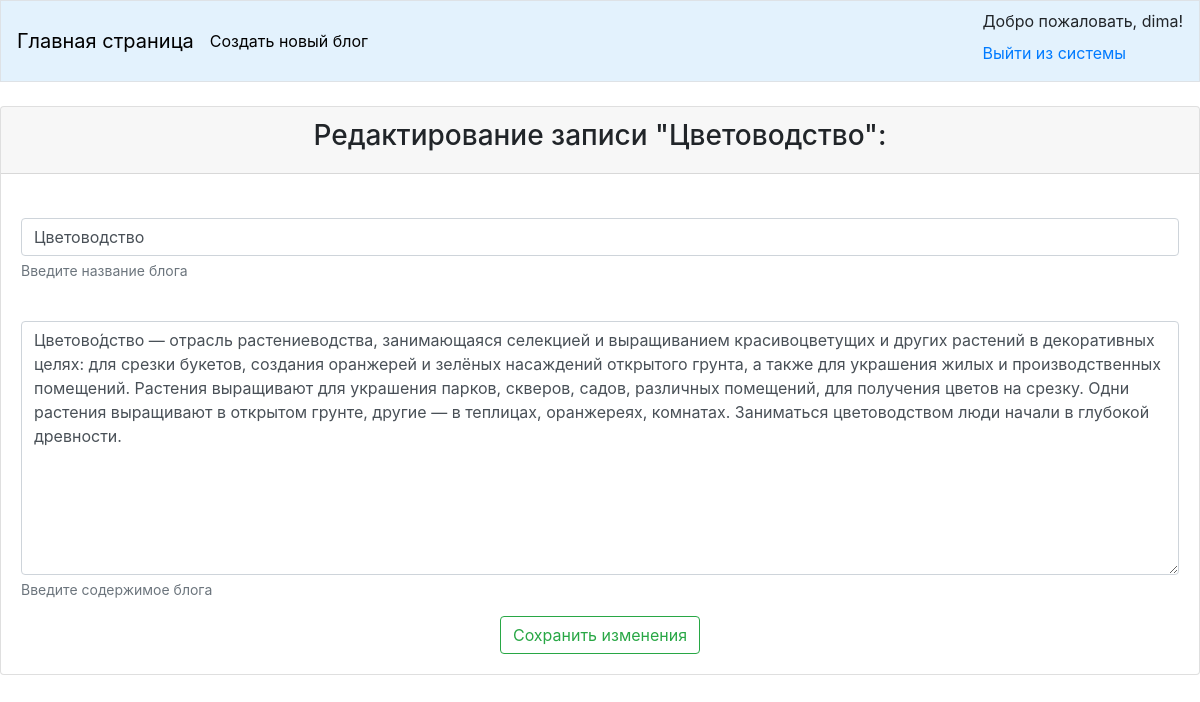
The page /edit_blog/4 (signed in) on the database its author committed.
### blogs/models.py (models this page shows, shortened)
class BlogPost(models.Model):
    title = models.CharField(max_length=50, help_text='Введите название блога')
    text = models.TextField(help_text='Введите содержимое блога')
    date_added = models.DateTimeField(auto_now_add=True)
    owner = models.ForeignKey(User, on_delete=models.CASCADE)

### blogs/views.py (the view)
# urls.py: path('edit_blog/<blog_id>', views.edit_blog, name='edit_blog'),
@login_required()
def edit_blog(request, blog_id):
    blog = BlogPost.objects.get(id=blog_id)
    if request.method != 'POST':
        form = NewBlogForm(instance=blog)
    else:
        form = NewBlogForm(instance=blog, data=request.POST)
        if form.is_valid():
            form.save()
            return redirect('blogs:main_page')
    context = {'form': form, 'blog': blog}
    return render(request, 'blogs/edit_blog.html', context)

### blogs/forms.py
class NewBlogForm(forms.ModelForm):
    class Meta:
        model = BlogPost
        fields = ['title', 'text']
        labels = {'title': '', 'text': ''}

### blogs/templates/blogs/edit_blog.html (shortened to what this page needs)
<!DOCTYPE html>
<html lang="en">
<head>
</head>
<body>
{% extends 'blogs/main_page.html' %}
{% load bootstrap4 %}
{% block content %}
<div class="card mb-3">
    <div class="card-header" align="center">
        <h3>Редактирование записи "{{blog.title}}":</h3>
    </div>
    <div class="card-body">
        <form action="{% url 'blogs:edit_blog' blog.id %}" method="post">
            {% bootstrap_form form %}
            <div align="center">
                <button name="submit" class="btn btn-outline-success">Сохранить изменения</button>
            </div>
        </form>
    </div>
</div>
{% endblock content %}

### blogs/templates/blogs/main_page.html (shortened to what this page needs)
{% load bootstrap4 %}
<!DOCTYPE html>
<html lang="ru">
<head>
    {% bootstrap_css %}
</head>
<body>
    <nav class="navbar mb-4 border" style="background-color: #e3f2fd;">
        <a class="navbar-brand" style="color: black" href="{% url 'blogs:main_page' %}">Главная страница</a>
        <a class="navbar-text" style="color: black" href="{% url 'blogs:new_blog' %}">Создать новый блог</a>
        <div class="navbar-nav ml-auto">
            <ul class="navbar-nav ml-auto">
                {% if user.is_authenticated %}
                    <li class="nav-item">Добро пожаловать, {{user.username}}!</li>
                    <li class="nav-item">
                        <a class="navbar-text" href="{% url 'users:logout' %}">Выйти из системы</a>
                    </li>
                {% else %}
                    <li class="nav-item"><a href="{% url 'users:login' %}">Авторизация</a></li>
                    <li class="nav-item"><a href="{% url 'users:register' %}">Регистрация</a></li>
                {% endif %}
            </ul>
        </div>
    </nav>
    {% block content %}{% endblock content %}
</body>
</html>

### rows shown on the page
BlogPost: title "Цветоводство", text "Цветово́дство — отрасль растениеводства, занимающаяся селекцией и выращиванием красивоцветущих и других растений в декоративных целях: для срезки букетов, создания оранжерей и зелёных насаждений открытого грунта, а также для украшения жилых и производственных помещений. Растения выращивают для украшения парков, скверов, садов, различных помещений, для получения цветов на срезку. Одни растения выращивают в открытом грунте, другие — в теплицах, оранжереях, комнатах. Заниматься цветоводством люди начали в глубокой древности."

### other values the page prints
{{ user.username }} "dima"
